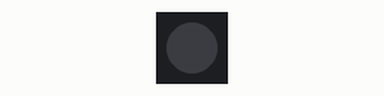
Bench run of a sketch on a simulated Arduino Mega 2560, built with avr-gcc and run on an emulated ATmega2560. Shown: 1 RGB LEDs in strip order, left to right. Dim RGB values are drawn brighter than linear; what the sketch prints to the serial monitor is not drawn.

Above: at 0.1 s.
At 0.65 s:
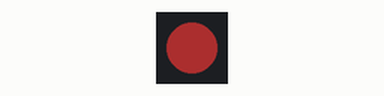
At 3.65 s:
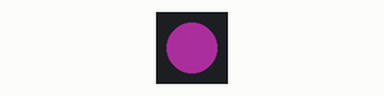
At 6.66 s:
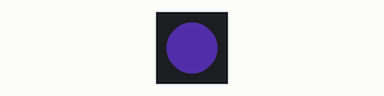
Timing chart, 0 to 6.6 s (numbered marks = the images above):
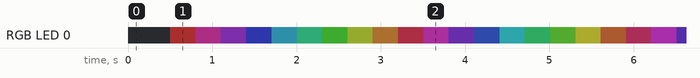

Measured:
- by itself, RGB LED 0: off → RGB(48, 13, 13) at 0.50 s, → RGB(48, 13, 37) 0.30 s later, → RGB(35, 13, 48) 0.30 s later, → RGB(13, 15, 48) 0.30 s later, … (21 changes in this stretch)

The sketch:

breathing_rgb.ino
```cpp
#include <Adafruit_NeoPixel.h>

// — Use GPIO 48 explicitly; PIN_NEOPIXEL is only defined on some Adafruit boards :contentReference[oaicite:0]{index=0}
#define PIN_RGB     48
#define NUM_PIXELS  1

Adafruit_NeoPixel rgb_led(NUM_PIXELS, PIN_RGB, NEO_GRB + NEO_KHZ800);

int val1 = 245;   // starts high
int val2 = 66;    // starts low
int val3 = 66;    // starts low
int phase = 0;    // tracks which ramp we’re in (0…5)

void setup() {
  // Initialize Serial for optional debugging
  Serial.begin(115200);
  delay(500);

  // Ensure the data line is set up correctly :contentReference[oaicite:1]{index=1}
  pinMode(PIN_RGB, OUTPUT);

  // Initialize NeoPixel library
  rgb_led.begin();
  rgb_led.setBrightness(50);
  rgb_led.show();   // turn all pixels off initially
}

void loop() {
  // 1) Update the pixel color
  rgb_led.setPixelColor(0, rgb_led.Color(val1, val2, val3));
  rgb_led.show();        // send data to the LED :contentReference[oaicite:2]{index=2}
  delay(1);             // ≥15 ms latch delay avoids RMT/WiFi conflicts on S3 :contentReference[oaicite:3]{index=3}

  // 2) (Optional) print current state to Serial for debugging :contentReference[oaicite:4]{index=4}
  Serial.print("Phase "); Serial.print(phase);
  Serial.print(" — RGB: "); Serial.print(val1);
  Serial.print(","); Serial.print(val2);
  Serial.print(","); Serial.println(val3);

  // 3) Cycle through six mini-phases for a smooth loop:
  switch (phase) {
    case 0:                          // ramp val3 up
      if (++val3 >= 245) phase = 1;
      break;

    case 1:                          // ramp val1 down
      if (--val1 <= 66) phase = 2;
      break;

    case 2:                          // ramp val2 up
      if (++val2 >= 245) phase = 3;
      break;

    case 3:                          // ramp val3 down
      if (--val3 <= 66) phase = 4;
      break;

    case 4:                          // ramp val1 up
      if (++val1 >= 245) phase = 5;
      break;

    case 5:                          // ramp val2 down
      if (--val2 <= 66) phase = 0;
      break;
  }
}
```
